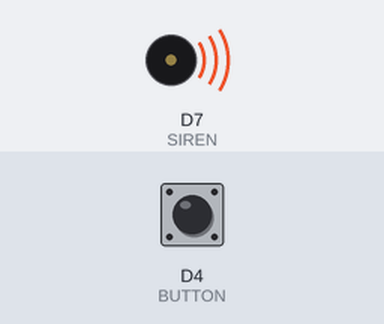
A sketch run on a simulated Particle Photon. Shown: buzzer (waves = sounding, pin HIGH). Inputs (shaded band) come from the test bench; at power-on: D4 (BUTTON) HIGH.

Above: at 0.7 s.
At 1.2 s:
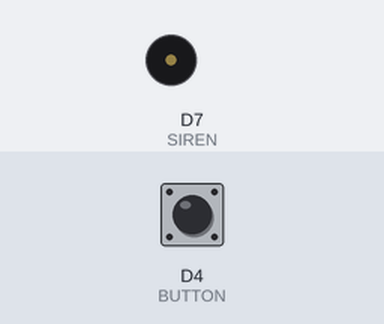
1.3 s: D4 (BUTTON) pulled LOW for 3.2 s
At 4.9 s:
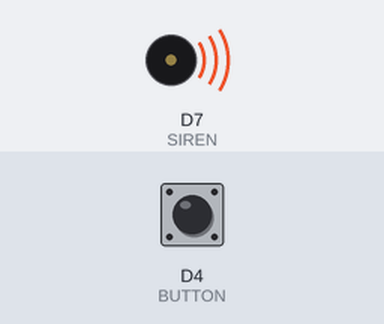
Timing chart, 0 to 12.0 s (numbered marks = the images above; inputs shaded):
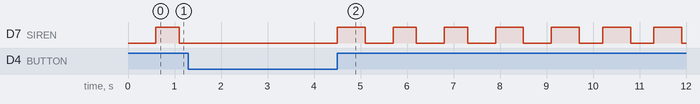

The sketch:

redSiren.ino
```cpp
int SIREN = D7;
int BUTTON = D4;

void setup() {

    pinMode(SIREN, OUTPUT);
    pinMode(BUTTON, INPUT_PULLUP);

    // Remote Particle Cloud clients can make functions calls against this device
    // while it is connected.
    Particle.function("sirenOn", sirenOn);
    Particle.function("sirenOff", sirenOff);

    Particle.variable("sirenState", getCurrentSirenState);
}

long lastToggleTimeMillis = millis();
void loop() {

    if (digitalRead(BUTTON) == HIGH) {
        if ((millis() - lastToggleTimeMillis > 500)) {
            toggleSiren();
            lastToggleTimeMillis = millis();
        }
    }

    delay(100); // save some trees
}

void toggleSiren() {
    if (digitalRead(SIREN) == HIGH) {
        digitalWrite(SIREN, LOW);
    } else {
        digitalWrite(SIREN, HIGH);
    }
}

int sirenOn(String _ignored) {
    // NJD this delay is intentional.. for testing purposes
    delay(2000);

    digitalWrite(SIREN, HIGH);
    return 1;
}

int sirenOff(String _ignored) {
    // NJD this delay is intentional.. for testing purposes
    //delay(1000);

    digitalWrite(SIREN, LOW);
    return 1;
}

char* getCurrentSirenState() {
   if (digitalRead(SIREN)) {
        return "on";
   } else {
        return "off";
   }
}
```

Measured:
- by itself, D7 (SIREN): alternates HIGH for 0.60 s and LOW for 0.60 s
